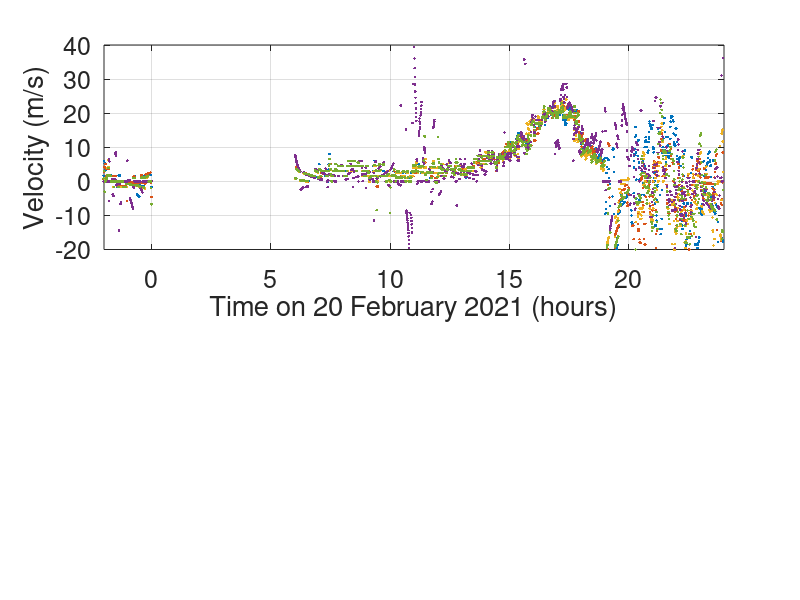

Reproduce this figure in MATLAB. (Note: this script raises an error after producing the figure.)
%% MAKE FIG INVERSE DEPTH %%
%
% Make figure showing the spectrogram for one infrasound station, peak
% frequency of data as a function of time, and inverted depth as a function
% of time.

clear all; clc;
set(0,'DefaultLineLineWidth',2);
set(0,'DefaultAxesFontSize',18);
cmap = get(gca,'ColorOrder');

load inversionAscent.mat

figHand = figure(1); clf; 
set(figHand,'Position',[100 100 900 500]);

% ascent velocity
subplot(2,1,1);
h = plot(time,vel,'.');
xlim([-2 24]);
ylim([-20 40])
grid on;
ylabel('Velocity (m/s)');
xlabel('Time on 20 February 2021 (hours)');
set(h(1).Parent,'XTick',[-2:2:24]);
vline(19); vline(20); vline(22);


% volumetric flux
subplot(2,1,2);
h = plot(time,vol,'.');
xlim([-2 24]);
ylim([-5000 10000]);
grid on;
xlabel('Time on 20 February 2021 (hours)');
ylabel('Volumetric');
set(h(1).Parent,'XTick',[-2:2:24]);
vline(19); vline(20); vline(22);